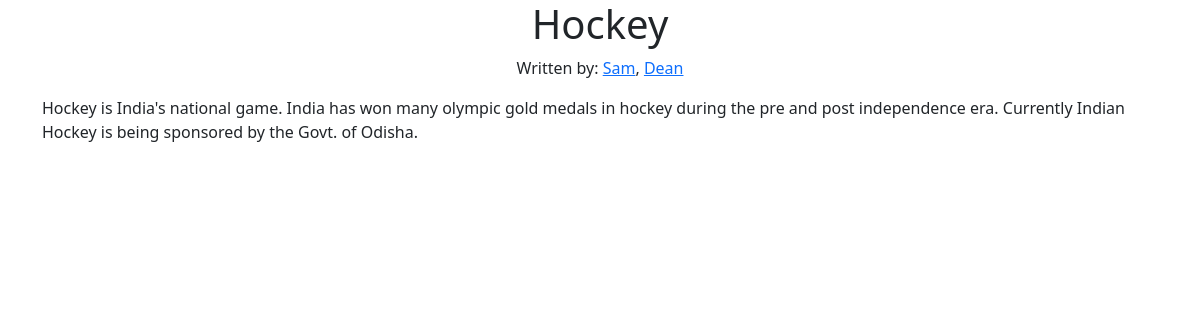
The page /article_home/Hockey on the database its author committed.
### main.py (models this page shows)
class User(db.Model):
    __tablename__ = "user"
    user_id = db.Column(db.Integer(), primary_key=True, autoincrement=True)
    name = db.Column(db.String(), unique=True)
    email = db.Column(db.String(), unique=True)

class Article(db.Model):
    __tablename__ = "article"
    article_id = db.Column(db.Integer(), primary_key=True, autoincrement=True)
    title = db.Column(db.String())
    content = db.Column(db.String())
    authors = db.relationship("User", secondary="article_authors")

### main.py (the view)
@app.route("/article_home/<article_title>", methods=["GET", "POST"])
def article_home(article_title):
    article_selected = Article.query.filter(
        Article.title == article_title).first()
    article_authors = article_selected.authors
    article_content = article_selected.content
    return render_template("article_home.html", article_title=article_title, article_authors=article_authors, article_content=article_content)

### templates/article_home.html (shortened to what this page needs)
{% extends "base.html" %}
{% block body %}
<div class="container">
  <h1 class="text-center">{{article_title}}</h1>
  <p class="text-center">
    Written by: {% for author in article_authors %}<a
      href="/author_home/{{author.name}}"
      target="_blank"
      >{{author.name}}</a
    >{% if not loop.last %}, {% endif %} {% endfor %}
  </p>
  <p>{{ article_content }}</p>
</div>
{% endblock %}

### rows shown on the page
User: name "Sam"
User: name "Dean"
Article: content "Hockey is India's national game. India has won many olympic gold medals in hockey during the pre and post independence era. Currently Indian Hockey is being sponsored by the Govt. of Odisha."
